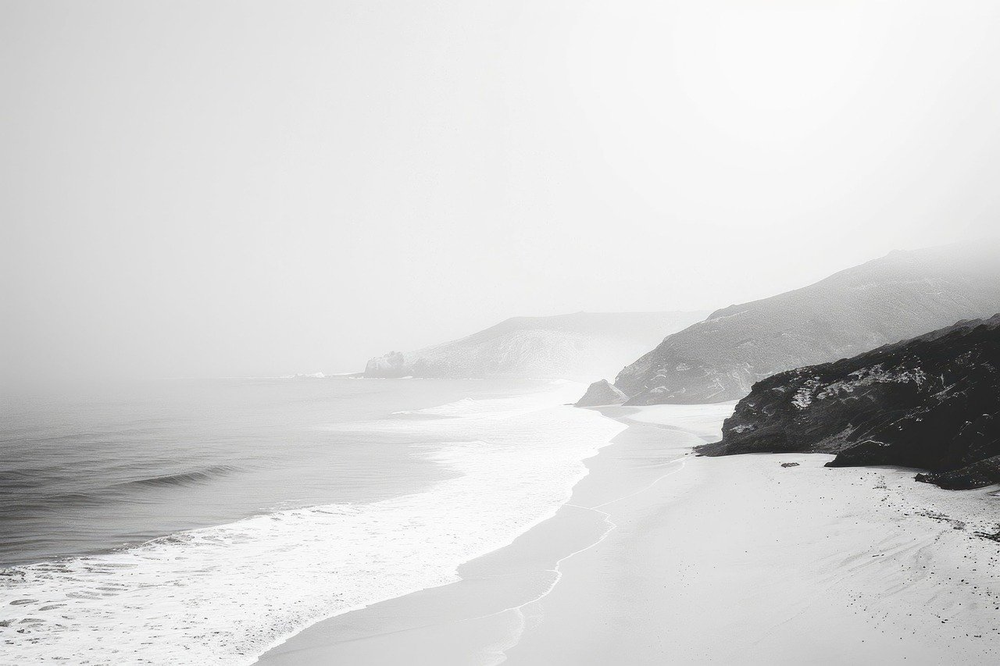
#> input picture example_image_1.png, 1000 x 666 px, shrunk from 1280 x 853 before the run
$ python -i DeFogify_Main.py   (imports and definitions only)   (older library calls are emulated)
#> lines starting #> are read from the running program, lines starting #| are printed output that depends on the picture
import cv2
import numpy as np
import gradio as gr
import tempfile
import os
from tqdm import tqdm

# Original Functions
def dark_channel(img, size=15):
    r, g, b = cv2.split(img)
    min_img = cv2.min(r, cv2.min(g, b))
    kernel = cv2.getStructuringElement(cv2.MORPH_RECT, (size, size))
    dc_img = cv2.erode(min_img, kernel)
    return dc_img

def get_atmo(img, percent=0.001):
    mean_perpix = np.mean(img, axis=2).reshape(-1)
    mean_topper = mean_perpix[:int(img.shape[0] * img.shape[1] * percent)]
    return np.mean(mean_topper)

def get_trans(img, atom, w=0.95):
    x = img / atom
    t = 1 - w * dark_channel(x, 15)
    return t

def guided_filter(p, i, r, e):
    mean_I = cv2.boxFilter(i, cv2.CV_64F, (r, r))
    mean_p = cv2.boxFilter(p, cv2.CV_64F, (r, r))
    corr_I = cv2.boxFilter(i * i, cv2.CV_64F, (r, r))
    corr_Ip = cv2.boxFilter(i * p, cv2.CV_64F, (r, r))
    var_I = corr_I - mean_I * mean_I
    cov_Ip = corr_Ip - mean_I * mean_p
    a = cov_Ip / (var_I + e)
    b = mean_p - a * mean_I
    mean_a = cv2.boxFilter(a, cv2.CV_64F, (r, r))
    mean_b = cv2.boxFilter(b, cv2.CV_64F, (r, r))
    q = mean_a * i + mean_b
    return q

def dehaze(image):
    img = image.astype('float64') / 255
    img_gray = cv2.cvtColor(image, cv2.COLOR_BGR2GRAY).astype('float64') / 255
    atom = get_atmo(img)
    trans = get_trans(img, atom)
    trans_guided = guided_filter(trans, img_gray, 20, 0.0001)
    trans_guided = np.maximum(trans_guided, 0.25)  # Ensure trans_guided is not below 0.25
    result = np.empty_like(img)
    for i in range(3):
        result[:, :, i] = (img[:, :, i] - atom) / trans_guided + atom
    result = np.clip(result, 0, 1)
    return (result * 255).astype(np.uint8)

# Single Image Processing
def process_single_image(image):
    dehazed_img = dehaze(image)
    return dehazed_img

# Batch Processing Function for Multiple Images with Progress Bar
# [95 lines left out: functions process_images, dehaze_video, process_video, dehaze_webcam, process_webcam, not called in this run]

# Example Images for Testing
example_images = [
    "Sample Images for Testing/ai-generated-9025430_1280.jpg",
    "Sample Images for Testing/meadow-5648849_1280.jpg",
    "Sample Images for Testing/mountains-7662717_1280.jpg",
    "Sample Images for Testing/nature-6722031_1280.jpg"
]

example_paths = []
# [5 lines not run here, left out]

# Gradio Interfaces
# [8 lines that did not run here, left out]

# [6 lines that did not run here, left out]

# [6 lines that did not run here, left out]

# Combined Gradio App
# [5 lines that did not run here, left out]

# Launch the Gradio App
# [2 lines not run here, left out]

>>> import cv2
>>> picture = cv2.imread('example_image_1.png')
#> picture is the input picture: shape (666, 1000, 3); mean B, G, R 213.8, 213.9, 213.9
>>> result = dehaze(picture)
#> in get_atmo, `mean_topper = mean_perpix[:int(img.shape[0] * img.shape[1] * percent)]`: mean_topper = 666 values, max 0.976 at index 656, min 0.792 at index 0, mean 0.898
#> in dehaze, `atom = get_atmo(img)`: atom = 0.898
#> in guided_filter, `a = cov_Ip / (var_I + e)`:
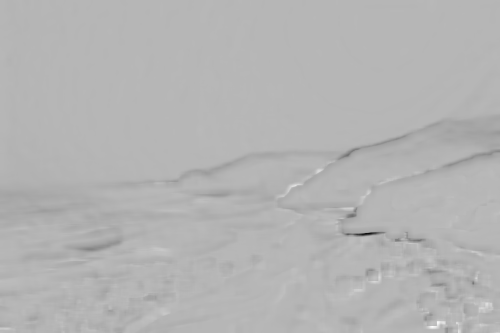
#> a: shape (666, 1000) float64 (shown at 1/2 size); min -9.73, max 3.84, mean -0.136; drawn with min black and max white
#> in guided_filter, `mean_a = cv2.boxFilter(a, cv2.CV_64F, (r, r))`:
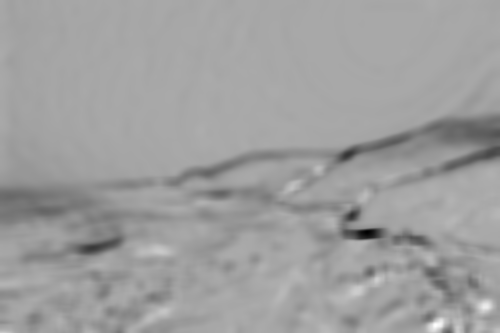
#> mean_a: shape (666, 1000) float64 (shown at 1/2 size); min -2.34, max 1.2, mean -0.135; drawn with min black and max white
#> in guided_filter, `mean_b = cv2.boxFilter(b, cv2.CV_64F, (r, r))`:
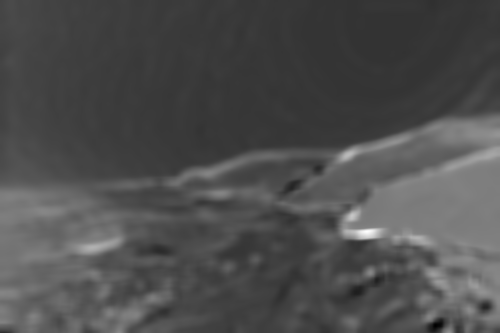
#> mean_b: shape (666, 1000) float64 (shown at 1/2 size); min -0.661, max 2.46, mean 0.295; drawn with min black and max white
#> in guided_filter, `q = mean_a * i + mean_b`:
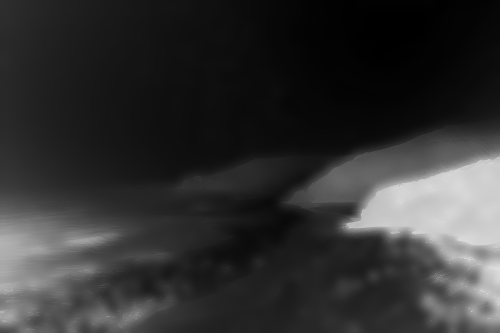
#> q: shape (666, 1000) float64 (shown at 1/2 size); min -0.0371, max 1.1, mean 0.185; drawn with min black and max white
#> in dehaze, `trans_guided = np.maximum(trans_guided, 0.25)`:
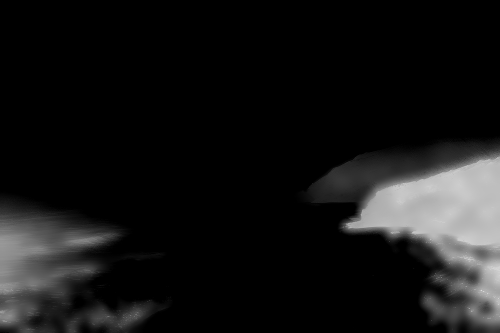
#> trans_guided: shape (666, 1000) float64 (shown at 1/2 size); min 0.25, max 1.1, mean 0.32; drawn with min black and max white
#> after the loop in dehaze, `for i in range(3):`:
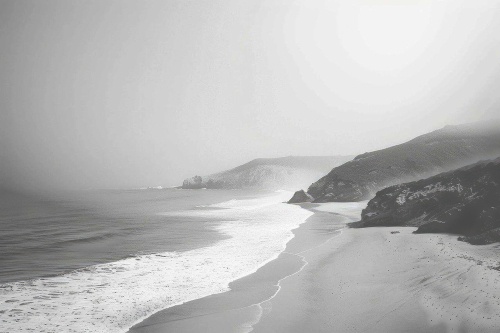
#> result: shape (666, 1000, 3) float64 (shown at 1/2 size); mean B, G, R 0.81, 0.811, 0.811; drawn with min black and max white
#> in dehaze, `result = np.clip(result, 0, 1)`:
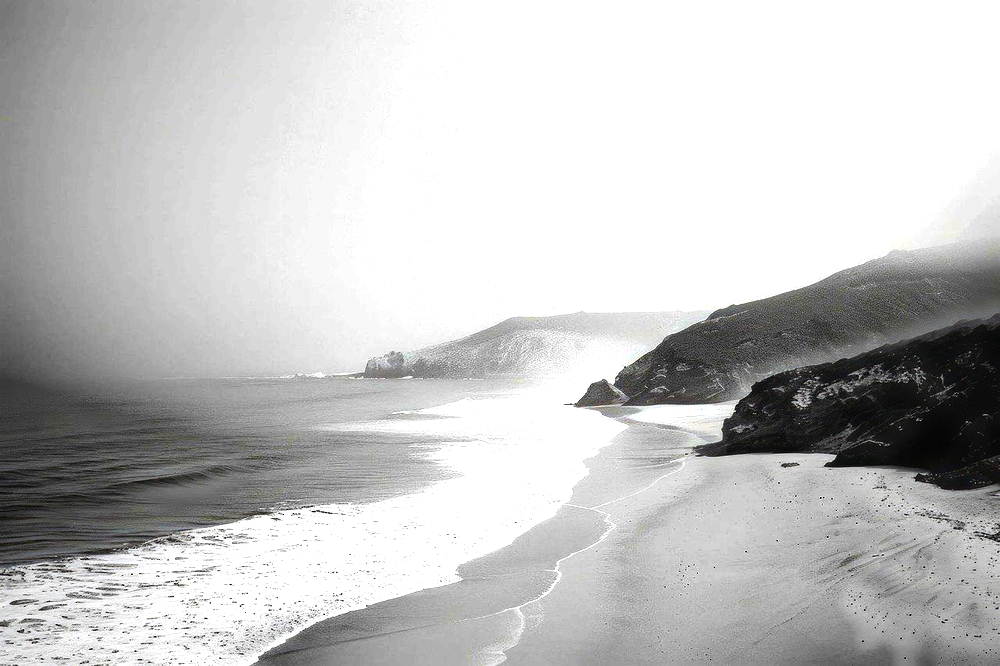
#> result: shape (666, 1000, 3) float64; mean B, G, R 0.768, 0.769, 0.769

$ run again, on example_image_2.png
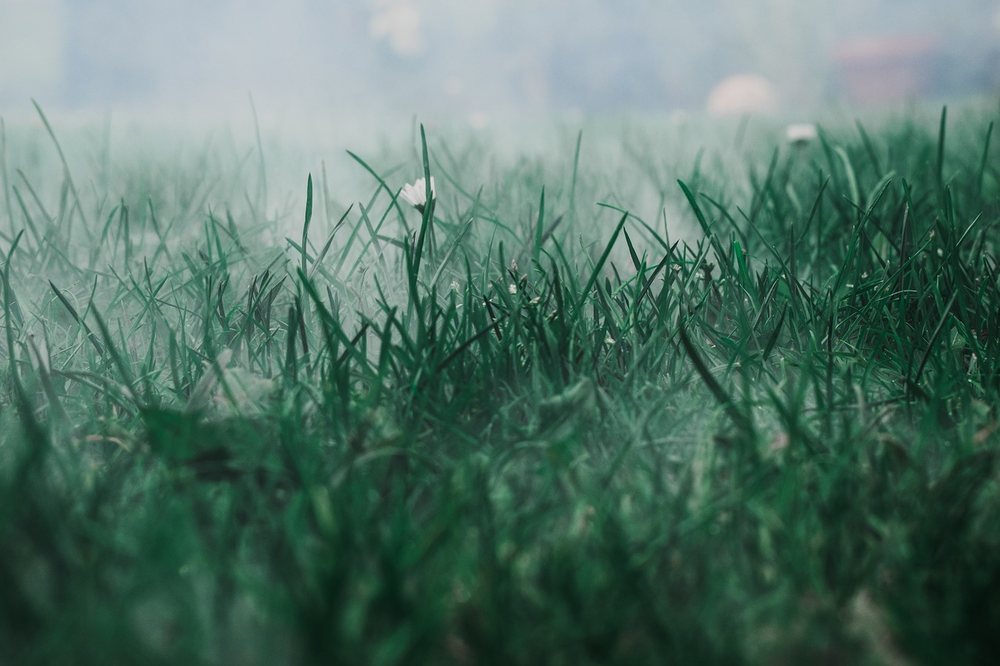
#> input picture example_image_2.png, 1000 x 666 px, shrunk from 1280 x 853 before the run
#> picture is the input picture: shape (666, 1000, 3); mean B, G, R 104.7, 116.3, 85.6
#> in dehaze, `img_gray = cv2.cvtColor(image, cv2.COLOR_BGR2GRAY).astype('float64') /..`:
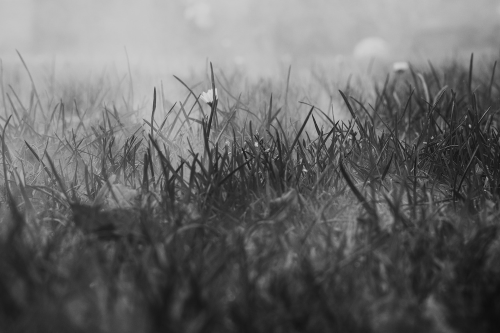
#> img_gray: shape (666, 1000) float64 (shown at 1/2 size); min 0.0392, max 0.937, mean 0.415
#> mean_topper = 666 values, max 0.803 at index 382, min 0.725 at index 76, mean 0.765
#> atom = 0.765
#> after the loop in dehaze, `for i in range(3):`:
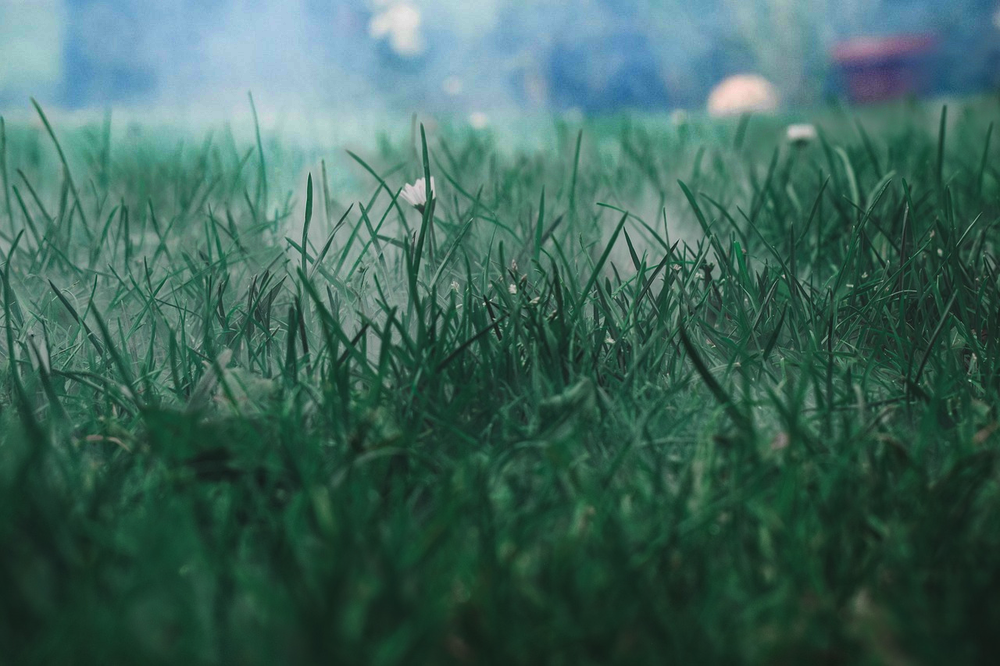
#> result: shape (666, 1000, 3) float64; mean B, G, R 0.351, 0.397, 0.219; drawn with min black and max white

$ run again, on example_image_3.png
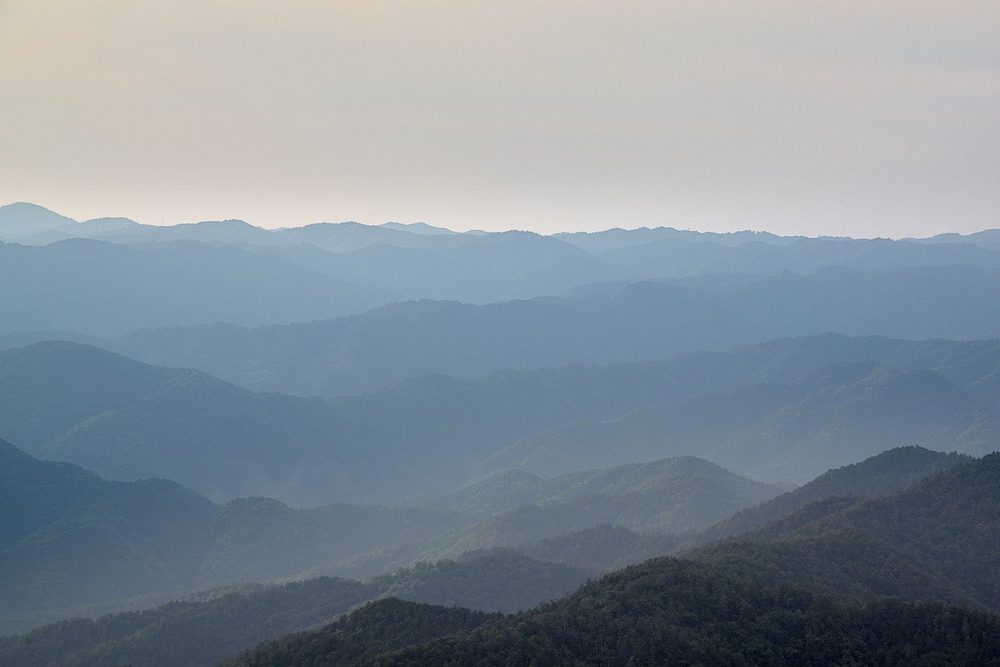
#> input picture example_image_3.png, 1000 x 667 px, shrunk from 1280 x 854 before the run
#> picture is the input picture: shape (667, 1000, 3); mean B, G, R 152.6, 142.5, 131.1
#> in dehaze, `img_gray = cv2.cvtColor(image, cv2.COLOR_BGR2GRAY).astype('float64') /..`:
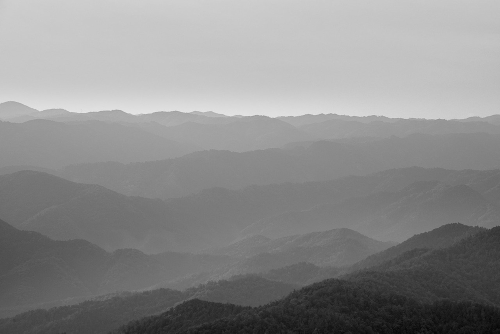
#> img_gray: shape (667, 1000) float64 (shown at 1/2 size); min 0.00392, max 0.941, mean 0.55
#> mean_topper = 667 values, max 0.809 at index 323, min 0.767 at index 0, mean 0.796
#> atom = 0.796
#> in dehaze, `result = np.clip(result, 0, 1)`:
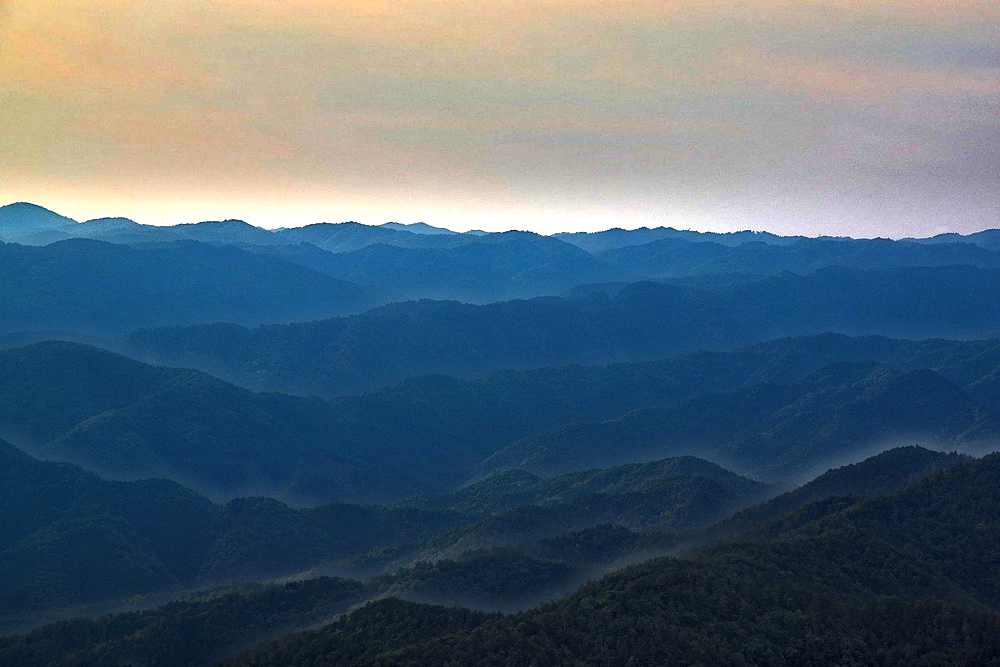
#> result: shape (667, 1000, 3) float64; mean B, G, R 0.468, 0.407, 0.331
